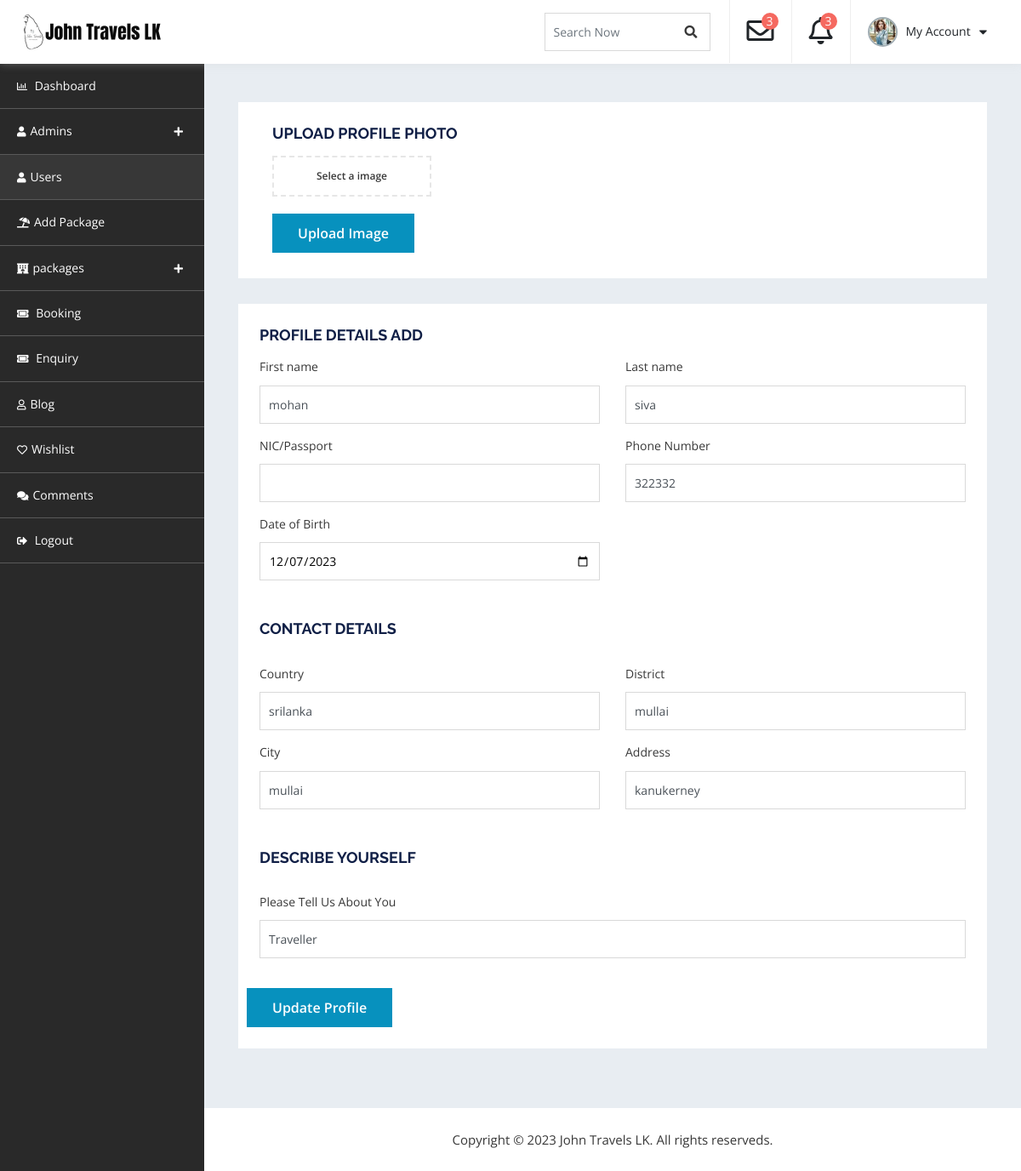
Before: /admin_dashboard/view-user.php with the older database file.
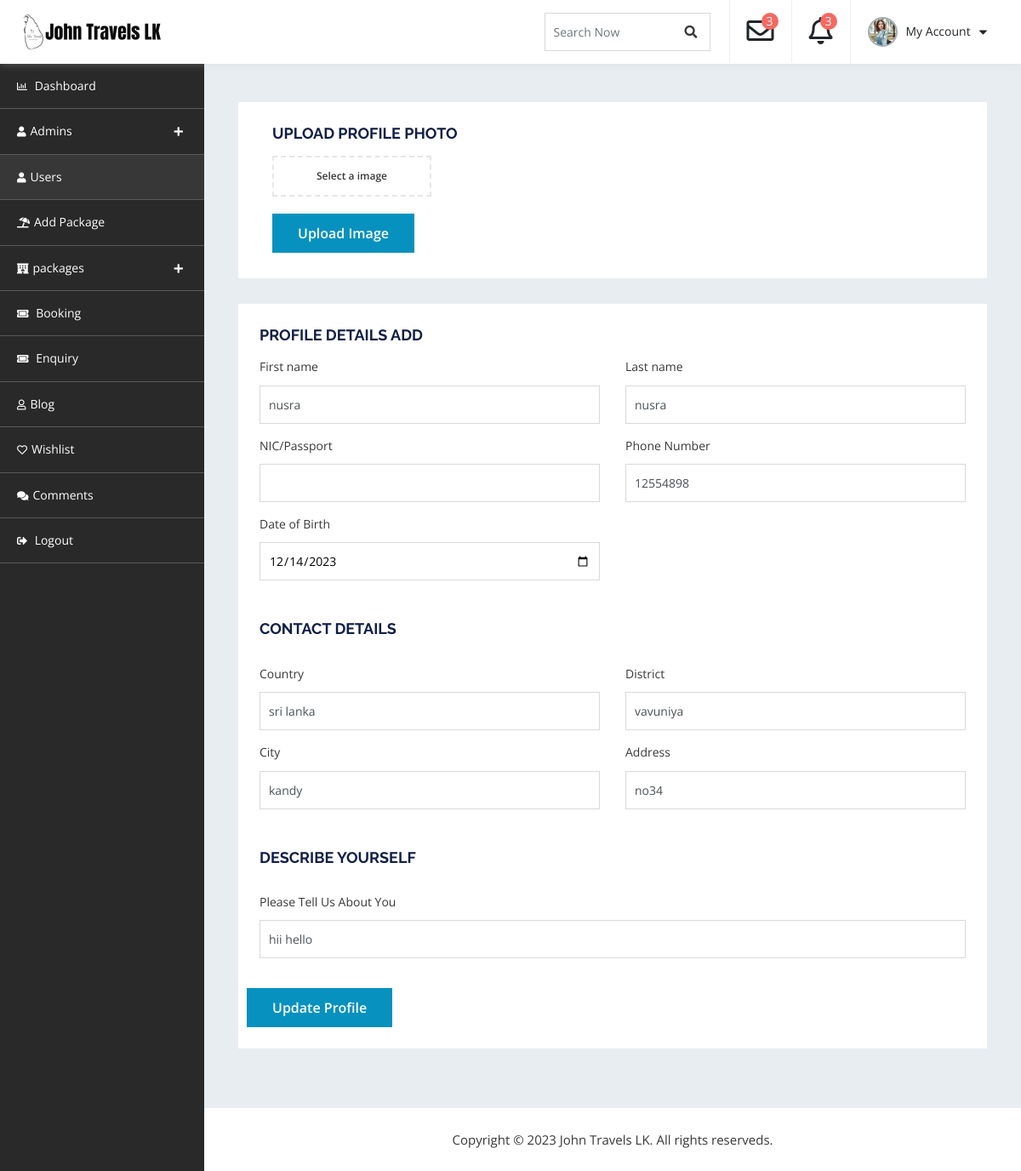
After: the same page with the newer database file.
### tables this page shows
CREATE TABLE `customer_more_details` (
  `Customer_Id` int(11) NOT NULL,
  `First_name` varchar(255) NOT NULL,
  `Last_name` varchar(255) NOT NULL,
  `Mobile_number` int(11) NOT NULL,
  `City` varchar(255) NOT NULL,
  `Country` varchar(255) NOT NULL,
  `district` varchar(255) NOT NULL,
  `Address` varchar(255) NOT NULL,
  `Dob` date NOT NULL,
  `About` varchar(255) NOT NULL,
  `Image` longblob NOT NULL
);

### admin_dashboard/A-view-user.php (called while the page is built)
<?php
function displayUser($id){
require 'db-connection.php';
$query="SELECT * FROM customer_more_details  WHERE Customer_Id='$id'";
    $result = mysqli_query($conn,$query);
    $record=array();
    if(mysqli_num_rows($result)>0){
        while($row=mysqli_fetch_assoc($result)){
            $record[]=$row;
        }
    }
    return $record;
}
?>

### admin_dashboard/view-user.php (the view, shortened to what this page needs)
<!doctype html>
<html lang="en">
   <head>
      <link rel="stylesheet" href="assets/css/bootstrap.min.css" media="all">
      <link rel="stylesheet" type="text/css" href="assets/css/all.min.css">
      <link rel="stylesheet" type="text/css" href="style.css">
</head>
<body>
    <div id="container-wrapper">
        <div id="dashboard" class="dashboard-container">
            <div class="dashboard-header sticky-header">
                <div class="content-left  logo-section pull-left">
                    <h1><a href="../index.php"><img src="assets/images/logo.png" alt=""></a></h1>
                </div>
                <div class="heaer-content-right pull-right">
                    <div class="search-field">
                        <form>
                            <div class="form-group">
                                <input type="text" class="form-control" id="search" placeholder="Search Now">
                                <a href="#"><span class="search_btn"><i class="fa fa-search" aria-hidden="true"></i></span></a>
                            </div>
                        </form>
                    </div>
                    <div class="dropdown">
                        <a class="dropdown-toggle" id="notifyDropdown" data-toggle="dropdown" aria-haspopup="true" aria-expanded="false">
                            <div class="dropdown-item">
                                <i class="far fa-envelope"></i>
                                <span class="notify">3</span>
                            </div>
                        </a>
                    </div>
                    <div class="dropdown">
                        <a class="dropdown-toggle" data-toggle="dropdown">
                            <div class="dropdown-item">
                                <i class="far fa-bell"></i>
                                <span class="notify">3</span>
                            </div>
                        </a>
                    </div>
                    <div class="dropdown">
                        <a class="dropdown-toggle" data-toggle="dropdown">
                            <div class="dropdown-item profile-sec">
                                <img src="assets/images/comment.jpg" alt="">
                                <span>My Account </span>
                                <i class="fas fa-caret-down"></i>
                            </div>
                        </a>
                    </div>
                </div>
            </div>
            <div class="dashboard-navigation">
                <div id="dashboard-Navigation" class="slick-nav"></div>
                <div id="navigation" class="navigation-container">
                    <ul>
                        <li><a href="dashboard.php"><i class="far fa-chart-bar"></i> Dashboard</a></li>
                        <li><a><i class="fas fa-user"></i>Admins</a>
                        </li>
                        <li class="active-menu"><a href="user.php"><i class="fas fa-user"></i>Users</a>
                        </li>
                        <li><a href="db-add-package.php"><i class="fas fa-umbrella-beach"></i>Add Package</a></li>
                        <li>
                            <a><i class="fas fa-hotel"></i></i>packages</a>
                        </li>
                        <li><a href="db-booking.php"><i class="fas fa-ticket-alt"></i> Booking</a></li>
                        <li><a href="db-enquiry.php"><i class="fas fa-ticket-alt"></i> Enquiry</a></li>
                        <li><a href="db-blog.php"><i class="far fa-user"></i>Blog</a></li>
                        <li><a href="db-wishlist.php"><i class="far fa-heart"></i>Wishlist</a></li>
                        <li><a href="db-comment.php"><i class="fas fa-comments"></i>Comments</a></li>
                        <li><a href="login.php"><i class="fas fa-sign-out-alt"></i> Logout</a></li>
                    </ul>
                </div>
            </div>
            <div class="db-info-wrap">
                <div class="row">
                    <div class="col-lg-12">
                        <div class="dashboard-box user-form-wrap">
                            <div class="col-12">
                                <h4>Upload Profile Photo</h4>
                            </div>
                            <div class="col-sm-6">
                                <div class="upload-input">
                                    <div class="form-group">
                                      <span class="upload-btn">Select a image</span>
                                      <button type="submit" class="button-primary" value="<?php echo $user['Image']; ?>">Upload Image</button>
                                    </div>
                                </div>
                            </div>
                        </div>
                    </div>
                </div>
                <div class="row">
                    <div class="col-lg-12">
                        <div class="dashboard-box user-form-wrap">
                            <h4>Profile Details add</h4>
                    <?php
                    require "A-view-user.php";
                    $getuser=displayUser(1);
                    foreach($getuser as $user):
                    ?>
                            <form class="form-horizontal" method="post">
                                <div class="row">
                                    <div class="col-sm-6">
                                        <div class="form-group">
                                            <label>First name</label>
                                            <input name="firstname" class="form-control" type="text" value="<?php echo $user['First_name']; ?>">
                                        </div>
                                    </div>
                                    <div class="col-sm-6">
                                        <div class="form-group">
                                            <label>Last name</label>
                                            <input name="lastname" class="form-control" type="text" value="<?php echo $user['Last_name']; ?>">
                                        </div>
                                    </div>
                                    <div class="col-sm-6">
                                        <div class="form-group">
                                            <label>NIC/Passport</label>
                                            <input name="ID" class="form-control" type="number" value="">
                                        </div>
                                    </div>
                                    <div class="col-sm-6">
                                        <div class="form-group">
                                            <label>Phone Number</label>
                                            <input name="phone" id="input-phone" class="form-control" value="<?php echo $user['Mobile_number']; ?>" placeholder="" type="text">
                                        </div>
                                    </div>
                                    <div class="col-sm-6">
                                        <div class="form-group">
                                            <label>Date of Birth</label>
                                            <input type="date" id="dob" name="dob" value="<?php echo $user['Dob']; ?>">
                                        </div>
                                    </div>
                                    <div class="col-12">
                                        <h4>Contact Details</h4>
                                    </div>
                                    <div class="col-sm-6">
                                        <div class="form-group">
                                            <label>Country</label>
                                            <input name="country" id="country" class="form-control" value="<?php echo $user['Country']; ?>" placeholder="" type="text">
                                        </div>
                                    </div>
                                    <div class="col-sm-6">
                                        <div class="form-group">
                                         <label>District</label>
                                         <input name="district" id="district" class="form-control" value="<?php echo $user['district']; ?>" placeholder="" type="text">
                                        </div>
                                    </div>
                                    <div class="col-sm-6">
                                            <div class="form-group">
                                            <label>City</label>
                                            <input name="City" id="City" class="form-control" value="<?php echo $user['City']; ?>" placeholder="" type="text">
                                        </div>
                                    </div>
                                    <div class="col-sm-6">
                                        <div class="form-group">
                                            <label>Address</label>
                                            <input name="Address" id="Address" class="form-control" value="<?php echo $user['Address']; ?>" placeholder="" type="text">
                                        </div>
                                    </div>
                                    <div class="col-12">
                                        <h4>Describe Yourself</h4>
                                    </div>
                                    <div class="col-sm-12">
                                        <div class="form-group">
                                            <label>Please Tell Us About You</label>
                                            <input name="Address" id="Address" class="form-control" value="<?php echo $user['About']; ?>" placeholder="" type="text">
                                        </div>
                                    </div>
                                    <button type="submit" class="button-primary">Update Profile</button>
                                </div>
                            </form>
                            <?php
                            endforeach;
                            ?>
                        </div>
                    </div>
                </div>
            </div>
            <div class="copyrights">
               Copyright © 2023 John Travels LK. All rights reserveds.
            </div>
        </div>
    </div>
</body>
</html>

Changed rows visible on the page:
changed customer_more_details: firstname "mohan" → "nusra"; lastname "siva" → "nusra"; phone "322332" → "12554898"; dob "12/07/2023" → "12/14/2023"; country "srilanka" → "sri lanka"; district "mullai" → "vavuniya"; City "mullai" → "kandy"; Address "kanukerney" → "no34"; Address "Traveller" → "hii hello"
